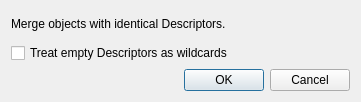
<?xml version="1.0" encoding="UTF-8"?>
<ui version="4.0">
 <class>MergeDuplicatesDialog</class>
 <widget class="QDialog" name="MergeDuplicatesDialog">
  <property name="geometry">
   <rect>
    <x>0</x>
    <y>0</y>
    <width>361</width>
    <height>102</height>
   </rect>
  </property>
  <property name="windowTitle">
   <string>Merge Duplicate Objects</string>
  </property>
  <property name="windowIcon">
   <iconset resource="Resources.qrc">
    <normaloff>:/res/res/edit_class.svg</normaloff>:/res/res/edit_class.svg</iconset>
  </property>
  <layout class="QVBoxLayout" name="verticalLayout">
   <item>
    <layout class="QVBoxLayout" name="verticalLayout_2">
     <item>
      <widget class="QLabel" name="label">
       <property name="text">
        <string>Merge objects with identical Descriptors.</string>
       </property>
      </widget>
     </item>
     <item>
      <widget class="QCheckBox" name="checkBoxEmpty">
       <property name="text">
        <string>Treat empty Descriptors as wildcards</string>
       </property>
      </widget>
     </item>
    </layout>
   </item>
   <item>
    <widget class="QDialogButtonBox" name="buttonBox">
     <property name="orientation">
      <enum>Qt::Horizontal</enum>
     </property>
     <property name="standardButtons">
      <set>QDialogButtonBox::Cancel|QDialogButtonBox::Ok</set>
     </property>
    </widget>
   </item>
  </layout>
 </widget>
 <resources>
  <include location="Resources.qrc"/>
 </resources>
 <connections>
  <connection>
   <sender>buttonBox</sender>
   <signal>accepted()</signal>
   <receiver>MergeDuplicatesDialog</receiver>
   <slot>accept()</slot>
   <hints>
    <hint type="sourcelabel">
     <x>248</x>
     <y>254</y>
    </hint>
    <hint type="destinationlabel">
     <x>157</x>
     <y>274</y>
    </hint>
   </hints>
  </connection>
  <connection>
   <sender>buttonBox</sender>
   <signal>rejected()</signal>
   <receiver>MergeDuplicatesDialog</receiver>
   <slot>reject()</slot>
   <hints>
    <hint type="sourcelabel">
     <x>316</x>
     <y>260</y>
    </hint>
    <hint type="destinationlabel">
     <x>286</x>
     <y>274</y>
    </hint>
   </hints>
  </connection>
 </connections>
</ui>
